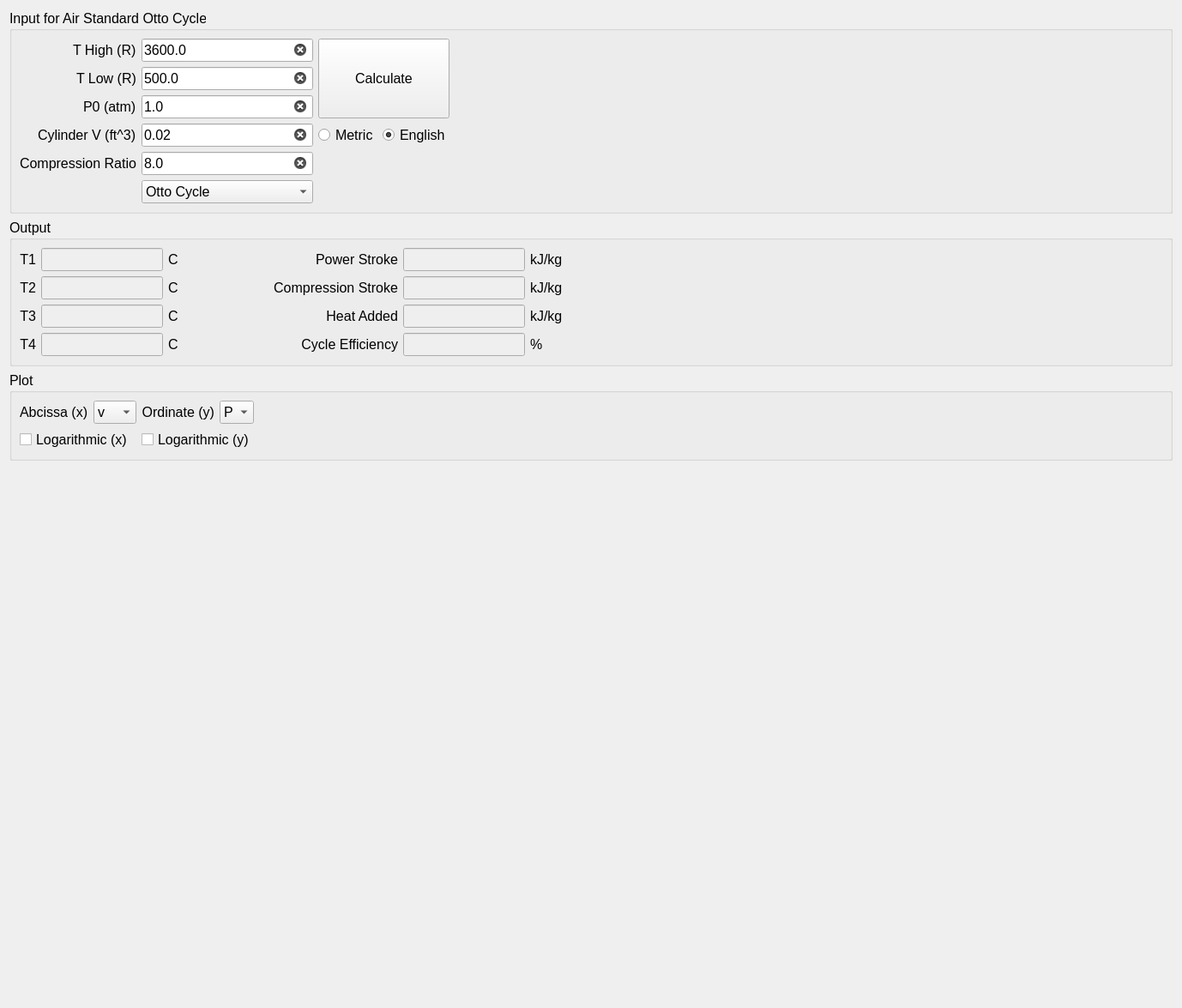
<?xml version="1.0" encoding="UTF-8"?>
<ui version="4.0">
 <class>Form</class>
 <widget class="QWidget" name="Form">
  <property name="geometry">
   <rect>
    <x>0</x>
    <y>0</y>
    <width>1378</width>
    <height>1175</height>
   </rect>
  </property>
  <property name="sizePolicy">
   <sizepolicy hsizetype="Preferred" vsizetype="Preferred">
    <horstretch>0</horstretch>
    <verstretch>0</verstretch>
   </sizepolicy>
  </property>
  <property name="windowTitle">
   <string>Form</string>
  </property>
  <layout class="QVBoxLayout" name="main_VerticalLayout">
   <item>
    <widget class="QGroupBox" name="gb_Input">
     <property name="sizePolicy">
      <sizepolicy hsizetype="Preferred" vsizetype="Fixed">
       <horstretch>0</horstretch>
       <verstretch>0</verstretch>
      </sizepolicy>
     </property>
     <property name="font">
      <font>
       <pointsize>12</pointsize>
      </font>
     </property>
     <property name="title">
      <string>Input for Air Standard Otto Cycle</string>
     </property>
     <layout class="QGridLayout" name="gridLayout">
      <item row="3" column="4">
       <spacer name="horizontalSpacer_3">
        <property name="orientation">
         <enum>Qt::Horizontal</enum>
        </property>
        <property name="sizeHint" stdset="0">
         <size>
          <width>40</width>
          <height>20</height>
         </size>
        </property>
       </spacer>
      </item>
      <item row="0" column="1">
       <widget class="QLineEdit" name="le_THigh">
        <property name="sizePolicy">
         <sizepolicy hsizetype="Preferred" vsizetype="Fixed">
          <horstretch>0</horstretch>
          <verstretch>0</verstretch>
         </sizepolicy>
        </property>
        <property name="maximumSize">
         <size>
          <width>200</width>
          <height>16777215</height>
         </size>
        </property>
        <property name="font">
         <font>
          <pointsize>12</pointsize>
         </font>
        </property>
        <property name="text">
         <string>3600.0</string>
        </property>
        <property name="placeholderText">
         <string>enter a value for the high pressure isobar</string>
        </property>
        <property name="clearButtonEnabled">
         <bool>true</bool>
        </property>
       </widget>
      </item>
      <item row="2" column="0" alignment="Qt::AlignRight">
       <widget class="QLabel" name="lbl_P0">
        <property name="sizePolicy">
         <sizepolicy hsizetype="Fixed" vsizetype="Fixed">
          <horstretch>0</horstretch>
          <verstretch>0</verstretch>
         </sizepolicy>
        </property>
        <property name="font">
         <font>
          <pointsize>12</pointsize>
         </font>
        </property>
        <property name="text">
         <string>P0 (atm)</string>
        </property>
       </widget>
      </item>
      <item row="1" column="0" alignment="Qt::AlignRight">
       <widget class="QLabel" name="lbl_TLow">
        <property name="sizePolicy">
         <sizepolicy hsizetype="Fixed" vsizetype="Fixed">
          <horstretch>0</horstretch>
          <verstretch>0</verstretch>
         </sizepolicy>
        </property>
        <property name="font">
         <font>
          <pointsize>12</pointsize>
         </font>
        </property>
        <property name="text">
         <string>T Low (R)</string>
        </property>
       </widget>
      </item>
      <item row="0" column="2" rowspan="3" colspan="2">
       <widget class="QPushButton" name="btn_Calculate">
        <property name="sizePolicy">
         <sizepolicy hsizetype="Minimum" vsizetype="Preferred">
          <horstretch>0</horstretch>
          <verstretch>0</verstretch>
         </sizepolicy>
        </property>
        <property name="font">
         <font>
          <pointsize>12</pointsize>
         </font>
        </property>
        <property name="text">
         <string>Calculate</string>
        </property>
       </widget>
      </item>
      <item row="1" column="1">
       <widget class="QLineEdit" name="le_TLow">
        <property name="sizePolicy">
         <sizepolicy hsizetype="Preferred" vsizetype="Fixed">
          <horstretch>0</horstretch>
          <verstretch>0</verstretch>
         </sizepolicy>
        </property>
        <property name="maximumSize">
         <size>
          <width>200</width>
          <height>16777215</height>
         </size>
        </property>
        <property name="font">
         <font>
          <pointsize>12</pointsize>
         </font>
        </property>
        <property name="text">
         <string>500.0</string>
        </property>
        <property name="placeholderText">
         <string>enter a value for the high pressure isobar</string>
        </property>
        <property name="clearButtonEnabled">
         <bool>true</bool>
        </property>
       </widget>
      </item>
      <item row="3" column="0" alignment="Qt::AlignRight">
       <widget class="QLabel" name="lbl_V0">
        <property name="sizePolicy">
         <sizepolicy hsizetype="Fixed" vsizetype="Fixed">
          <horstretch>0</horstretch>
          <verstretch>0</verstretch>
         </sizepolicy>
        </property>
        <property name="font">
         <font>
          <pointsize>12</pointsize>
         </font>
        </property>
        <property name="text">
         <string>Cylinder V (ft^3)</string>
        </property>
       </widget>
      </item>
      <item row="0" column="0" alignment="Qt::AlignRight">
       <widget class="QLabel" name="lbl_THigh">
        <property name="sizePolicy">
         <sizepolicy hsizetype="Fixed" vsizetype="Fixed">
          <horstretch>0</horstretch>
          <verstretch>0</verstretch>
         </sizepolicy>
        </property>
        <property name="font">
         <font>
          <pointsize>12</pointsize>
         </font>
        </property>
        <property name="text">
         <string>T High (R)</string>
        </property>
       </widget>
      </item>
      <item row="3" column="1">
       <widget class="QLineEdit" name="le_V0">
        <property name="sizePolicy">
         <sizepolicy hsizetype="Preferred" vsizetype="Fixed">
          <horstretch>0</horstretch>
          <verstretch>0</verstretch>
         </sizepolicy>
        </property>
        <property name="maximumSize">
         <size>
          <width>200</width>
          <height>16777215</height>
         </size>
        </property>
        <property name="font">
         <font>
          <pointsize>12</pointsize>
         </font>
        </property>
        <property name="text">
         <string>0.02</string>
        </property>
        <property name="clearButtonEnabled">
         <bool>true</bool>
        </property>
       </widget>
      </item>
      <item row="3" column="3">
       <widget class="QRadioButton" name="rdo_English">
        <property name="sizePolicy">
         <sizepolicy hsizetype="Fixed" vsizetype="Fixed">
          <horstretch>0</horstretch>
          <verstretch>0</verstretch>
         </sizepolicy>
        </property>
        <property name="font">
         <font>
          <pointsize>12</pointsize>
         </font>
        </property>
        <property name="text">
         <string>English</string>
        </property>
        <property name="checked">
         <bool>true</bool>
        </property>
       </widget>
      </item>
      <item row="2" column="1">
       <widget class="QLineEdit" name="le_P0">
        <property name="sizePolicy">
         <sizepolicy hsizetype="Preferred" vsizetype="Fixed">
          <horstretch>0</horstretch>
          <verstretch>0</verstretch>
         </sizepolicy>
        </property>
        <property name="maximumSize">
         <size>
          <width>200</width>
          <height>16777215</height>
         </size>
        </property>
        <property name="font">
         <font>
          <pointsize>12</pointsize>
         </font>
        </property>
        <property name="text">
         <string>1.0</string>
        </property>
        <property name="placeholderText">
         <string>enter a value for the low pressure isobar</string>
        </property>
        <property name="clearButtonEnabled">
         <bool>true</bool>
        </property>
       </widget>
      </item>
      <item row="3" column="2">
       <widget class="QRadioButton" name="rdo_Metric">
        <property name="sizePolicy">
         <sizepolicy hsizetype="Fixed" vsizetype="Fixed">
          <horstretch>0</horstretch>
          <verstretch>0</verstretch>
         </sizepolicy>
        </property>
        <property name="font">
         <font>
          <pointsize>12</pointsize>
         </font>
        </property>
        <property name="text">
         <string>Metric</string>
        </property>
        <property name="checked">
         <bool>false</bool>
        </property>
       </widget>
      </item>
      <item row="4" column="0" alignment="Qt::AlignRight">
       <widget class="QLabel" name="lbl_CR">
        <property name="sizePolicy">
         <sizepolicy hsizetype="Fixed" vsizetype="Fixed">
          <horstretch>0</horstretch>
          <verstretch>0</verstretch>
         </sizepolicy>
        </property>
        <property name="font">
         <font>
          <pointsize>12</pointsize>
         </font>
        </property>
        <property name="text">
         <string>Compression Ratio</string>
        </property>
        <property name="textFormat">
         <enum>Qt::PlainText</enum>
        </property>
       </widget>
      </item>
      <item row="4" column="1">
       <widget class="QLineEdit" name="le_CR">
        <property name="sizePolicy">
         <sizepolicy hsizetype="Expanding" vsizetype="Fixed">
          <horstretch>0</horstretch>
          <verstretch>0</verstretch>
         </sizepolicy>
        </property>
        <property name="maximumSize">
         <size>
          <width>200</width>
          <height>16777215</height>
         </size>
        </property>
        <property name="font">
         <font>
          <pointsize>12</pointsize>
         </font>
        </property>
        <property name="text">
         <string>8.0</string>
        </property>
        <property name="placeholderText">
         <string>turbine isentropic efficiency 0.0&lt;eta&lt;=1.0</string>
        </property>
        <property name="clearButtonEnabled">
         <bool>true</bool>
        </property>
       </widget>
      </item>
      <item row="5" column="1">
       <widget class="QComboBox" name="comboBox">
        <item>
         <property name="text">
          <string>Otto Cycle</string>
         </property>
        </item>
        <item>
         <property name="text">
          <string>Diesel Cycle</string>
         </property>
        </item>
       </widget>
      </item>
     </layout>
    </widget>
   </item>
   <item>
    <widget class="QGroupBox" name="gb_Output">
     <property name="sizePolicy">
      <sizepolicy hsizetype="MinimumExpanding" vsizetype="Fixed">
       <horstretch>0</horstretch>
       <verstretch>0</verstretch>
      </sizepolicy>
     </property>
     <property name="font">
      <font>
       <pointsize>12</pointsize>
      </font>
     </property>
     <property name="title">
      <string>Output</string>
     </property>
     <layout class="QGridLayout" name="grid_Output">
      <item row="4" column="0">
       <widget class="QLabel" name="label_7">
        <property name="sizePolicy">
         <sizepolicy hsizetype="Fixed" vsizetype="Fixed">
          <horstretch>0</horstretch>
          <verstretch>0</verstretch>
         </sizepolicy>
        </property>
        <property name="font">
         <font>
          <pointsize>12</pointsize>
         </font>
        </property>
        <property name="text">
         <string>T4</string>
        </property>
        <property name="alignment">
         <set>Qt::AlignRight|Qt::AlignTrailing|Qt::AlignVCenter</set>
        </property>
       </widget>
      </item>
      <item row="3" column="1">
       <widget class="QLineEdit" name="le_T3">
        <property name="enabled">
         <bool>false</bool>
        </property>
        <property name="sizePolicy">
         <sizepolicy hsizetype="Fixed" vsizetype="Fixed">
          <horstretch>0</horstretch>
          <verstretch>0</verstretch>
         </sizepolicy>
        </property>
        <property name="minimumSize">
         <size>
          <width>0</width>
          <height>0</height>
         </size>
        </property>
        <property name="maximumSize">
         <size>
          <width>200</width>
          <height>16777215</height>
         </size>
        </property>
        <property name="baseSize">
         <size>
          <width>150</width>
          <height>0</height>
         </size>
        </property>
        <property name="font">
         <font>
          <pointsize>12</pointsize>
         </font>
        </property>
       </widget>
      </item>
      <item row="4" column="1">
       <widget class="QLineEdit" name="le_T4">
        <property name="enabled">
         <bool>false</bool>
        </property>
        <property name="sizePolicy">
         <sizepolicy hsizetype="Fixed" vsizetype="Fixed">
          <horstretch>0</horstretch>
          <verstretch>0</verstretch>
         </sizepolicy>
        </property>
        <property name="minimumSize">
         <size>
          <width>0</width>
          <height>0</height>
         </size>
        </property>
        <property name="maximumSize">
         <size>
          <width>200</width>
          <height>16777215</height>
         </size>
        </property>
        <property name="baseSize">
         <size>
          <width>150</width>
          <height>0</height>
         </size>
        </property>
        <property name="font">
         <font>
          <pointsize>12</pointsize>
         </font>
        </property>
       </widget>
      </item>
      <item row="3" column="3" alignment="Qt::AlignRight">
       <widget class="QLabel" name="label_11">
        <property name="sizePolicy">
         <sizepolicy hsizetype="Fixed" vsizetype="Fixed">
          <horstretch>0</horstretch>
          <verstretch>0</verstretch>
         </sizepolicy>
        </property>
        <property name="font">
         <font>
          <pointsize>12</pointsize>
         </font>
        </property>
        <property name="text">
         <string>Heat Added</string>
        </property>
        <property name="alignment">
         <set>Qt::AlignRight|Qt::AlignTrailing|Qt::AlignVCenter</set>
        </property>
       </widget>
      </item>
      <item row="2" column="0">
       <widget class="QLabel" name="label_5">
        <property name="sizePolicy">
         <sizepolicy hsizetype="Fixed" vsizetype="Fixed">
          <horstretch>0</horstretch>
          <verstretch>0</verstretch>
         </sizepolicy>
        </property>
        <property name="font">
         <font>
          <pointsize>12</pointsize>
         </font>
        </property>
        <property name="text">
         <string>T2</string>
        </property>
        <property name="alignment">
         <set>Qt::AlignRight|Qt::AlignTrailing|Qt::AlignVCenter</set>
        </property>
       </widget>
      </item>
      <item row="2" column="1">
       <widget class="QLineEdit" name="le_T2">
        <property name="enabled">
         <bool>false</bool>
        </property>
        <property name="sizePolicy">
         <sizepolicy hsizetype="Fixed" vsizetype="Fixed">
          <horstretch>0</horstretch>
          <verstretch>0</verstretch>
         </sizepolicy>
        </property>
        <property name="minimumSize">
         <size>
          <width>0</width>
          <height>0</height>
         </size>
        </property>
        <property name="maximumSize">
         <size>
          <width>200</width>
          <height>16777215</height>
         </size>
        </property>
        <property name="baseSize">
         <size>
          <width>150</width>
          <height>0</height>
         </size>
        </property>
        <property name="font">
         <font>
          <pointsize>12</pointsize>
         </font>
        </property>
       </widget>
      </item>
      <item row="0" column="1">
       <widget class="QLineEdit" name="le_T1">
        <property name="enabled">
         <bool>false</bool>
        </property>
        <property name="sizePolicy">
         <sizepolicy hsizetype="Fixed" vsizetype="Fixed">
          <horstretch>0</horstretch>
          <verstretch>0</verstretch>
         </sizepolicy>
        </property>
        <property name="minimumSize">
         <size>
          <width>0</width>
          <height>0</height>
         </size>
        </property>
        <property name="maximumSize">
         <size>
          <width>200</width>
          <height>16777215</height>
         </size>
        </property>
        <property name="baseSize">
         <size>
          <width>150</width>
          <height>0</height>
         </size>
        </property>
        <property name="font">
         <font>
          <pointsize>12</pointsize>
         </font>
        </property>
       </widget>
      </item>
      <item row="0" column="4">
       <widget class="QLineEdit" name="le_PowerStroke">
        <property name="enabled">
         <bool>false</bool>
        </property>
        <property name="sizePolicy">
         <sizepolicy hsizetype="Fixed" vsizetype="Fixed">
          <horstretch>0</horstretch>
          <verstretch>0</verstretch>
         </sizepolicy>
        </property>
        <property name="minimumSize">
         <size>
          <width>0</width>
          <height>0</height>
         </size>
        </property>
        <property name="maximumSize">
         <size>
          <width>200</width>
          <height>16777215</height>
         </size>
        </property>
        <property name="baseSize">
         <size>
          <width>150</width>
          <height>0</height>
         </size>
        </property>
        <property name="font">
         <font>
          <pointsize>12</pointsize>
         </font>
        </property>
       </widget>
      </item>
      <item row="3" column="4">
       <widget class="QLineEdit" name="le_HeatAdded">
        <property name="enabled">
         <bool>false</bool>
        </property>
        <property name="sizePolicy">
         <sizepolicy hsizetype="Fixed" vsizetype="Fixed">
          <horstretch>0</horstretch>
          <verstretch>0</verstretch>
         </sizepolicy>
        </property>
        <property name="minimumSize">
         <size>
          <width>0</width>
          <height>0</height>
         </size>
        </property>
        <property name="maximumSize">
         <size>
          <width>200</width>
          <height>16777215</height>
         </size>
        </property>
        <property name="baseSize">
         <size>
          <width>150</width>
          <height>0</height>
         </size>
        </property>
        <property name="font">
         <font>
          <pointsize>12</pointsize>
         </font>
        </property>
       </widget>
      </item>
      <item row="0" column="2">
       <widget class="QLabel" name="lbl_T1Units">
        <property name="sizePolicy">
         <sizepolicy hsizetype="Fixed" vsizetype="Fixed">
          <horstretch>0</horstretch>
          <verstretch>0</verstretch>
         </sizepolicy>
        </property>
        <property name="baseSize">
         <size>
          <width>0</width>
          <height>0</height>
         </size>
        </property>
        <property name="font">
         <font>
          <pointsize>12</pointsize>
         </font>
        </property>
        <property name="text">
         <string>C</string>
        </property>
       </widget>
      </item>
      <item row="3" column="0">
       <widget class="QLabel" name="label_9">
        <property name="sizePolicy">
         <sizepolicy hsizetype="Fixed" vsizetype="Fixed">
          <horstretch>0</horstretch>
          <verstretch>0</verstretch>
         </sizepolicy>
        </property>
        <property name="font">
         <font>
          <pointsize>12</pointsize>
         </font>
        </property>
        <property name="text">
         <string>T3</string>
        </property>
        <property name="alignment">
         <set>Qt::AlignRight|Qt::AlignTrailing|Qt::AlignVCenter</set>
        </property>
       </widget>
      </item>
      <item row="0" column="3" alignment="Qt::AlignRight">
       <widget class="QLabel" name="label_14">
        <property name="sizePolicy">
         <sizepolicy hsizetype="Fixed" vsizetype="Fixed">
          <horstretch>0</horstretch>
          <verstretch>0</verstretch>
         </sizepolicy>
        </property>
        <property name="font">
         <font>
          <pointsize>12</pointsize>
         </font>
        </property>
        <property name="text">
         <string>Power Stroke</string>
        </property>
        <property name="alignment">
         <set>Qt::AlignRight|Qt::AlignTrailing|Qt::AlignVCenter</set>
        </property>
       </widget>
      </item>
      <item row="0" column="0">
       <widget class="QLabel" name="label_2">
        <property name="sizePolicy">
         <sizepolicy hsizetype="Fixed" vsizetype="Fixed">
          <horstretch>0</horstretch>
          <verstretch>0</verstretch>
         </sizepolicy>
        </property>
        <property name="font">
         <font>
          <pointsize>12</pointsize>
         </font>
        </property>
        <property name="focusPolicy">
         <enum>Qt::WheelFocus</enum>
        </property>
        <property name="text">
         <string>T1</string>
        </property>
        <property name="alignment">
         <set>Qt::AlignRight|Qt::AlignTrailing|Qt::AlignVCenter</set>
        </property>
       </widget>
      </item>
      <item row="4" column="3" alignment="Qt::AlignRight">
       <widget class="QLabel" name="label_10">
        <property name="sizePolicy">
         <sizepolicy hsizetype="Fixed" vsizetype="Fixed">
          <horstretch>0</horstretch>
          <verstretch>0</verstretch>
         </sizepolicy>
        </property>
        <property name="minimumSize">
         <size>
          <width>250</width>
          <height>0</height>
         </size>
        </property>
        <property name="font">
         <font>
          <pointsize>12</pointsize>
         </font>
        </property>
        <property name="text">
         <string>Cycle Efficiency</string>
        </property>
        <property name="alignment">
         <set>Qt::AlignRight|Qt::AlignTrailing|Qt::AlignVCenter</set>
        </property>
       </widget>
      </item>
      <item row="0" column="5">
       <widget class="QLabel" name="lbl_PowerStrokeUnits">
        <property name="sizePolicy">
         <sizepolicy hsizetype="Fixed" vsizetype="Fixed">
          <horstretch>0</horstretch>
          <verstretch>0</verstretch>
         </sizepolicy>
        </property>
        <property name="font">
         <font>
          <pointsize>12</pointsize>
         </font>
        </property>
        <property name="text">
         <string>kJ/kg</string>
        </property>
       </widget>
      </item>
      <item row="4" column="2">
       <widget class="QLabel" name="lbl_T4Units">
        <property name="sizePolicy">
         <sizepolicy hsizetype="Fixed" vsizetype="Fixed">
          <horstretch>0</horstretch>
          <verstretch>0</verstretch>
         </sizepolicy>
        </property>
        <property name="baseSize">
         <size>
          <width>0</width>
          <height>0</height>
         </size>
        </property>
        <property name="font">
         <font>
          <pointsize>12</pointsize>
         </font>
        </property>
        <property name="text">
         <string>C</string>
        </property>
       </widget>
      </item>
      <item row="3" column="2">
       <widget class="QLabel" name="lbl_T3Units">
        <property name="sizePolicy">
         <sizepolicy hsizetype="Fixed" vsizetype="Fixed">
          <horstretch>0</horstretch>
          <verstretch>0</verstretch>
         </sizepolicy>
        </property>
        <property name="baseSize">
         <size>
          <width>0</width>
          <height>0</height>
         </size>
        </property>
        <property name="font">
         <font>
          <pointsize>12</pointsize>
         </font>
        </property>
        <property name="text">
         <string>C</string>
        </property>
       </widget>
      </item>
      <item row="4" column="5">
       <widget class="QLabel" name="label_12">
        <property name="sizePolicy">
         <sizepolicy hsizetype="Fixed" vsizetype="Fixed">
          <horstretch>0</horstretch>
          <verstretch>0</verstretch>
         </sizepolicy>
        </property>
        <property name="font">
         <font>
          <pointsize>12</pointsize>
         </font>
        </property>
        <property name="text">
         <string>%</string>
        </property>
       </widget>
      </item>
      <item row="4" column="4">
       <widget class="QLineEdit" name="le_Efficiency">
        <property name="enabled">
         <bool>false</bool>
        </property>
        <property name="sizePolicy">
         <sizepolicy hsizetype="Fixed" vsizetype="Fixed">
          <horstretch>0</horstretch>
          <verstretch>0</verstretch>
         </sizepolicy>
        </property>
        <property name="minimumSize">
         <size>
          <width>0</width>
          <height>0</height>
         </size>
        </property>
        <property name="maximumSize">
         <size>
          <width>200</width>
          <height>16777215</height>
         </size>
        </property>
        <property name="baseSize">
         <size>
          <width>150</width>
          <height>0</height>
         </size>
        </property>
        <property name="font">
         <font>
          <pointsize>12</pointsize>
         </font>
        </property>
       </widget>
      </item>
      <item row="3" column="6">
       <spacer name="horizontalSpacer_2">
        <property name="orientation">
         <enum>Qt::Horizontal</enum>
        </property>
        <property name="sizeHint" stdset="0">
         <size>
          <width>40</width>
          <height>20</height>
         </size>
        </property>
       </spacer>
      </item>
      <item row="3" column="5">
       <widget class="QLabel" name="lbl_HeatInUnits">
        <property name="sizePolicy">
         <sizepolicy hsizetype="Fixed" vsizetype="Fixed">
          <horstretch>0</horstretch>
          <verstretch>0</verstretch>
         </sizepolicy>
        </property>
        <property name="font">
         <font>
          <pointsize>12</pointsize>
         </font>
        </property>
        <property name="text">
         <string>kJ/kg</string>
        </property>
       </widget>
      </item>
      <item row="2" column="5">
       <widget class="QLabel" name="lbl_CompressionStrokeUnits">
        <property name="sizePolicy">
         <sizepolicy hsizetype="Fixed" vsizetype="Fixed">
          <horstretch>0</horstretch>
          <verstretch>0</verstretch>
         </sizepolicy>
        </property>
        <property name="font">
         <font>
          <pointsize>12</pointsize>
         </font>
        </property>
        <property name="text">
         <string>kJ/kg</string>
        </property>
       </widget>
      </item>
      <item row="2" column="2">
       <widget class="QLabel" name="lbl_T2Units">
        <property name="sizePolicy">
         <sizepolicy hsizetype="Fixed" vsizetype="Fixed">
          <horstretch>0</horstretch>
          <verstretch>0</verstretch>
         </sizepolicy>
        </property>
        <property name="baseSize">
         <size>
          <width>0</width>
          <height>0</height>
         </size>
        </property>
        <property name="font">
         <font>
          <pointsize>12</pointsize>
         </font>
        </property>
        <property name="text">
         <string>C</string>
        </property>
       </widget>
      </item>
      <item row="2" column="4">
       <widget class="QLineEdit" name="le_CompressionStroke">
        <property name="enabled">
         <bool>false</bool>
        </property>
        <property name="sizePolicy">
         <sizepolicy hsizetype="Fixed" vsizetype="Fixed">
          <horstretch>0</horstretch>
          <verstretch>0</verstretch>
         </sizepolicy>
        </property>
        <property name="minimumSize">
         <size>
          <width>0</width>
          <height>0</height>
         </size>
        </property>
        <property name="maximumSize">
         <size>
          <width>200</width>
          <height>16777215</height>
         </size>
        </property>
        <property name="baseSize">
         <size>
          <width>150</width>
          <height>0</height>
         </size>
        </property>
        <property name="font">
         <font>
          <pointsize>12</pointsize>
         </font>
        </property>
       </widget>
      </item>
      <item row="2" column="3" alignment="Qt::AlignRight">
       <widget class="QLabel" name="label_15">
        <property name="sizePolicy">
         <sizepolicy hsizetype="Fixed" vsizetype="Fixed">
          <horstretch>0</horstretch>
          <verstretch>0</verstretch>
         </sizepolicy>
        </property>
        <property name="font">
         <font>
          <pointsize>12</pointsize>
         </font>
        </property>
        <property name="text">
         <string>Compression Stroke</string>
        </property>
        <property name="alignment">
         <set>Qt::AlignRight|Qt::AlignTrailing|Qt::AlignVCenter</set>
        </property>
       </widget>
      </item>
     </layout>
    </widget>
   </item>
   <item>
    <widget class="QGroupBox" name="gb_Plot">
     <property name="sizePolicy">
      <sizepolicy hsizetype="MinimumExpanding" vsizetype="Fixed">
       <horstretch>0</horstretch>
       <verstretch>0</verstretch>
      </sizepolicy>
     </property>
     <property name="font">
      <font>
       <pointsize>12</pointsize>
      </font>
     </property>
     <property name="title">
      <string>Plot</string>
     </property>
     <layout class="QGridLayout" name="grid_Plot">
      <item row="0" column="4">
       <spacer name="horizontalSpacer">
        <property name="orientation">
         <enum>Qt::Horizontal</enum>
        </property>
        <property name="sizeHint" stdset="0">
         <size>
          <width>40</width>
          <height>20</height>
         </size>
        </property>
       </spacer>
      </item>
      <item row="0" column="3">
       <widget class="QComboBox" name="cmb_Ordinate">
        <property name="maximumSize">
         <size>
          <width>50</width>
          <height>16777215</height>
         </size>
        </property>
        <property name="currentIndex">
         <number>0</number>
        </property>
        <item>
         <property name="text">
          <string>P</string>
         </property>
        </item>
        <item>
         <property name="text">
          <string>T</string>
         </property>
        </item>
        <item>
         <property name="text">
          <string>u</string>
         </property>
        </item>
        <item>
         <property name="text">
          <string>h</string>
         </property>
        </item>
        <item>
         <property name="text">
          <string>s</string>
         </property>
        </item>
        <item>
         <property name="text">
          <string>v</string>
         </property>
        </item>
       </widget>
      </item>
      <item row="0" column="0">
       <widget class="QLabel" name="lbl_Abcissa">
        <property name="maximumSize">
         <size>
          <width>150</width>
          <height>16777215</height>
         </size>
        </property>
        <property name="text">
         <string>Abcissa (x)</string>
        </property>
       </widget>
      </item>
      <item row="0" column="2">
       <widget class="QLabel" name="lbl_Ordinate">
        <property name="maximumSize">
         <size>
          <width>150</width>
          <height>16777215</height>
         </size>
        </property>
        <property name="text">
         <string>Ordinate (y)</string>
        </property>
        <property name="alignment">
         <set>Qt::AlignRight|Qt::AlignTrailing|Qt::AlignVCenter</set>
        </property>
       </widget>
      </item>
      <item row="1" column="0" colspan="2">
       <widget class="QCheckBox" name="chk_LogAbcissa">
        <property name="text">
         <string>Logarithmic (x)</string>
        </property>
       </widget>
      </item>
      <item row="1" column="2" colspan="2">
       <widget class="QCheckBox" name="chk_LogOrdinate">
        <property name="text">
         <string>Logarithmic (y)</string>
        </property>
       </widget>
      </item>
      <item row="0" column="1">
       <widget class="QComboBox" name="cmb_Abcissa">
        <property name="sizePolicy">
         <sizepolicy hsizetype="MinimumExpanding" vsizetype="Fixed">
          <horstretch>0</horstretch>
          <verstretch>0</verstretch>
         </sizepolicy>
        </property>
        <property name="maximumSize">
         <size>
          <width>50</width>
          <height>16777215</height>
         </size>
        </property>
        <property name="currentText">
         <string>v</string>
        </property>
        <property name="currentIndex">
         <number>5</number>
        </property>
        <item>
         <property name="text">
          <string>P</string>
         </property>
        </item>
        <item>
         <property name="text">
          <string>T</string>
         </property>
        </item>
        <item>
         <property name="text">
          <string>u</string>
         </property>
        </item>
        <item>
         <property name="text">
          <string>h</string>
         </property>
        </item>
        <item>
         <property name="text">
          <string>s</string>
         </property>
        </item>
        <item>
         <property name="text">
          <string>v</string>
         </property>
        </item>
       </widget>
      </item>
     </layout>
    </widget>
   </item>
   <item>
    <spacer name="verticalSpacer">
     <property name="orientation">
      <enum>Qt::Vertical</enum>
     </property>
     <property name="sizeHint" stdset="0">
      <size>
       <width>20</width>
       <height>40</height>
      </size>
     </property>
    </spacer>
   </item>
  </layout>
 </widget>
 <resources/>
 <connections>
  <connection>
   <sender>comboBox</sender>
   <signal>currentIndexChanged(int)</signal>
   <receiver>Form</receiver>
   <slot>OttoOrDieselSelected()</slot>
   <hints>
    <hint type="sourcelabel">
     <x>332</x>
     <y>293</y>
    </hint>
    <hint type="destinationlabel">
     <x>688</x>
     <y>587</y>
    </hint>
   </hints>
  </connection>
 </connections>
 <slots>
  <slot>OttoOrDieselSelected()</slot>
 </slots>
</ui>
